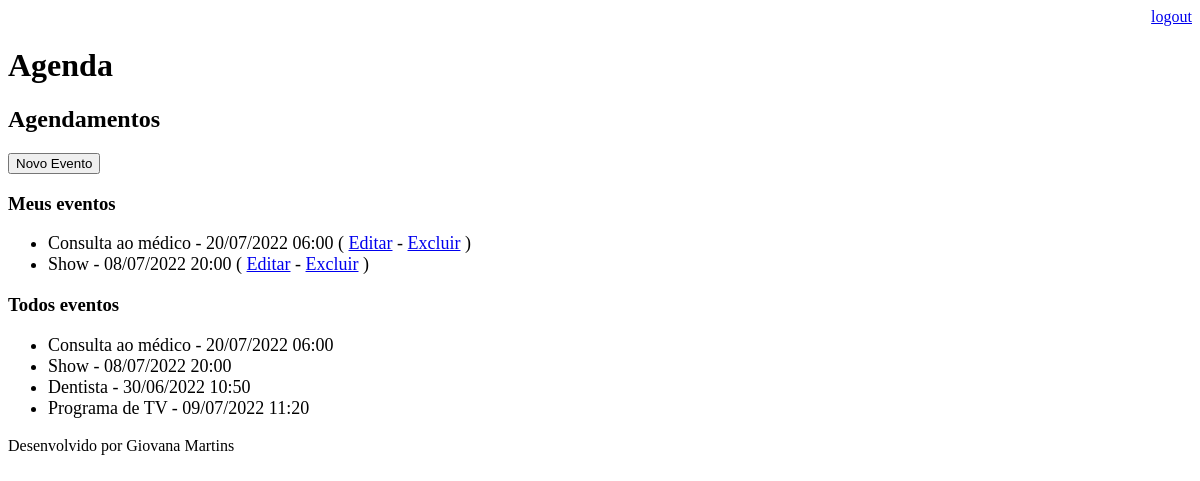
/agenda (signed in), run on an earlier commit of the app's database.
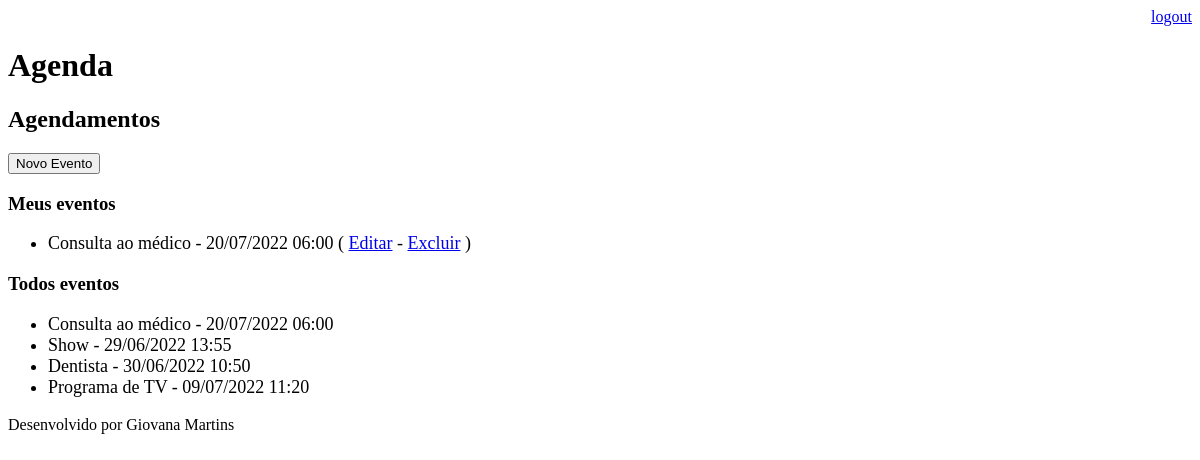
And on a later commit of the database.
### core/models.py (models this page shows, shortened)
class Evento(models.Model):
    titulo = models.CharField(max_length=100)
    descricao = models.TextField(blank=True, null=True)
    data_evento = models.DateTimeField(verbose_name='Data do Evento')
    data_criacao = models.DateTimeField(auto_now=True)
    usuario = models.ForeignKey(User, on_delete=models.CASCADE)
    class Meta:
        db_table = 'evento'
    def get_data_evento(self):
        return self.data_evento.strftime('%d/%m/%Y %H:%M')
    def get_evento_atrasado(self):
        if self.data_evento < datetime.now():
            return True
        else:
            return False

### core/views.py (the view)
# urls.py: path('agenda', views.lista_eventos),
@login_required(login_url='login/')
def lista_eventos(request):
    usuario = request.user
    data_atual = datetime.now()-timedelta(hours=1)
    my_events = Evento.objects.filter(usuario=usuario,
                                      data_evento__gt=data_atual)
    all_events = Evento.objects.all()
    dados = {'all_events': all_events, 'my_events': my_events}
    return render(request, 'agenda.html', dados)

### templates/agenda.html (shortened to what this page needs)
{% extends "model-page.html" %}
{% block content %}
    <h2>Agendamentos</h2>
    <a href="agenda/evento/">
        <button type="button">Novo Evento</button>
    </a>
    <h3>Meus eventos</h3>
    <ul style='font-size: 18px'>
    {% for evento in my_events %}
        <li>
            <div style= >
                {{ evento.titulo }} - {{ evento.get_data_evento }}
                ( <a href="agenda/evento/?id={{ evento.id }}">Editar</a> -
                <a href="agenda/evento/delete/{{ evento.id }}/">Excluir</a> )
            </div>
        </li>
    {% endfor%}
    </ul>
    <h3>Todos eventos</h3>
    <ul style="font-size: 18px">
        {% for evento in all_events %}
            <li>{{ evento.titulo }} - {{ evento.get_data_evento }}</li>
        {% endfor%}
    </ul>
{% endblock %}

What changed in the data, as far as the page shows it:
no longer on one of the page's lists (row edited): Evento: titulo "Show", get_data_evento "08/07/2022 20:00"
changed Evento "Show": get_data_evento "08/07/2022 20:00" → "29/06/2022 13:55"
